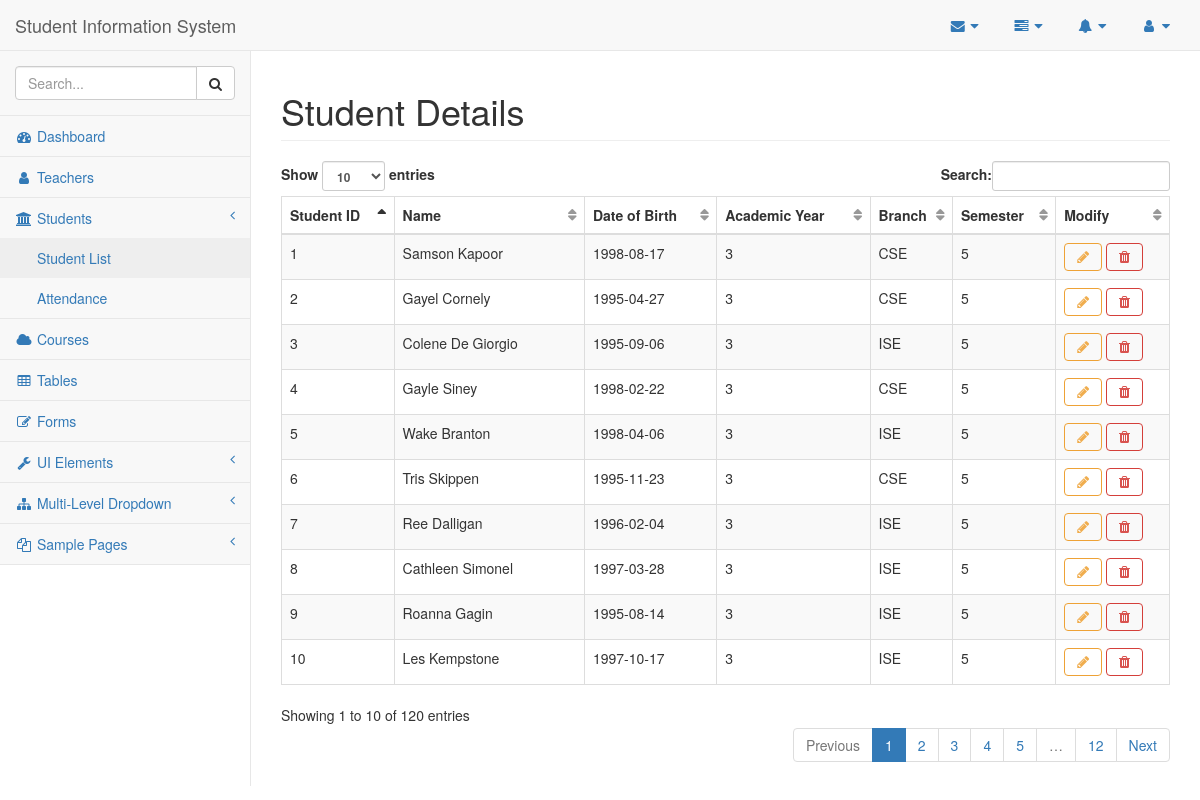
/students, run on the app's committed database.
### tables this page shows
CREATE TABLE Student
(
 student_id    integer NOT NULL ,
 student_name  text NOT NULL ,
 date_of_birth date NOT NULL ,
academic_year year NOT NULL ,
 branch_code   text NOT NULL ,
 semester   integer NOT NULL ,
PRIMARY KEY (student_id),

 FOREIGN KEY (branch_code,semester) REFERENCES Branch (branch_code, semester) ON DELETE CASCADE ON UPDATE CASCADE
);

### flaskapp.py (the view)
@app.route('/students')
def students():
    global ID
    student_list = query_db("SELECT * FROM Student")
    return render_template("/students_info.html", id=ID, student_list=student_list)

### flaskapp.py (called while the page is built)
def get_db():
    db = getattr(g, '_database', None)
    if db is None:
        db = g._database = sqlite3.connect(DATABASE)
        db.row_factory = sqlite3.Row
    return db

def query_db(query, args=(), one=False):
    cur = get_db().execute(query, args)
    rv = cur.fetchall()
    cur.close()
    return (rv[0] if rv else None) if one else rv

@app.teardown_appcontext
def close_connection(exception):
    db = getattr(g, '_database', None)
    if db is not None:
        db.close()

### templates/students_info.html
{% extends "base.html" %}
{% block title %}Student Details{% endblock %}
{% block content %}
<table class="table table-striped table-bordered table-hover dataTable no-footer dtr-inline collapsed" style="width: 100%;" id="dataTables">
  <thead>
    <tr>
      <th scope="col">Student ID</th>
      <th scope="col">Name</th>
      <th scope="col">Date of Birth</th>
      <th scope="col">Academic Year</th>
      <th scope="col">Branch</th>
      <th scope="col">Semester</th>
      <th scope="col">Modify</th>
    </tr>
  </thead>
  {% for student in student_list: %}
  <tr>
    <td>{{ student['student_id'] }}</td>
    <td>{{ student['student_name'] }}</td>
    <td>{{ student['date_of_birth'] }}</td>
    <td>{{ student['academic_year'] }}</td>
    <td>{{ student['branch_code'] }}</td>
    <td>{{ student['semester'] }}</td>
    <td>
      <button type="button" class="btn btn-outline btn-warning fa fa-pencil" onclick="window.location.href='/modify/student/{{ student['student_id'] }}'"></button>
      <button type="button" class="btn btn-outline btn-danger fa fa-trash" onclick="window.location.href='/delete/student/{{ student['student_id'] }}'"></button>
    </td>
  </tr>
  {% endfor %}
</table>
{% endblock %}

### data on the page
Student: student_id "1", student_name "Samson Kapoor", date_of_birth "1998-08-17", academic_year "3", branch_code "CSE", semester "5"
Student: student_id "2", student_name "Gayel Cornely", date_of_birth "1995-04-27", academic_year "3", branch_code "CSE", semester "5"
Student: student_id "3", student_name "Colene De Giorgio", date_of_birth "1995-09-06", academic_year "3", branch_code "ISE", semester "5"
Student: student_id "4", student_name "Gayle Siney", date_of_birth "1998-02-22", academic_year "3", branch_code "CSE", semester "5"
Student: student_id "5", student_name "Wake Branton", date_of_birth "1998-04-06", academic_year "3", branch_code "ISE", semester "5"
Student: student_id "6", student_name "Tris Skippen", date_of_birth "1995-11-23", academic_year "3", branch_code "CSE", semester "5"
Student: student_id "7", student_name "Ree Dalligan", date_of_birth "1996-02-04", academic_year "3", branch_code "ISE", semester "5"
Student: student_id "8", student_name "Cathleen Simonel", date_of_birth "1997-03-28", academic_year "3", branch_code "ISE", semester "5"
Student: student_id "9", student_name "Roanna Gagin", date_of_birth "1995-08-14", academic_year "3", branch_code "ISE", semester "5"
Student: student_id "10", student_name "Les Kempstone", date_of_birth "1997-10-17", academic_year "3", branch_code "ISE", semester "5"
